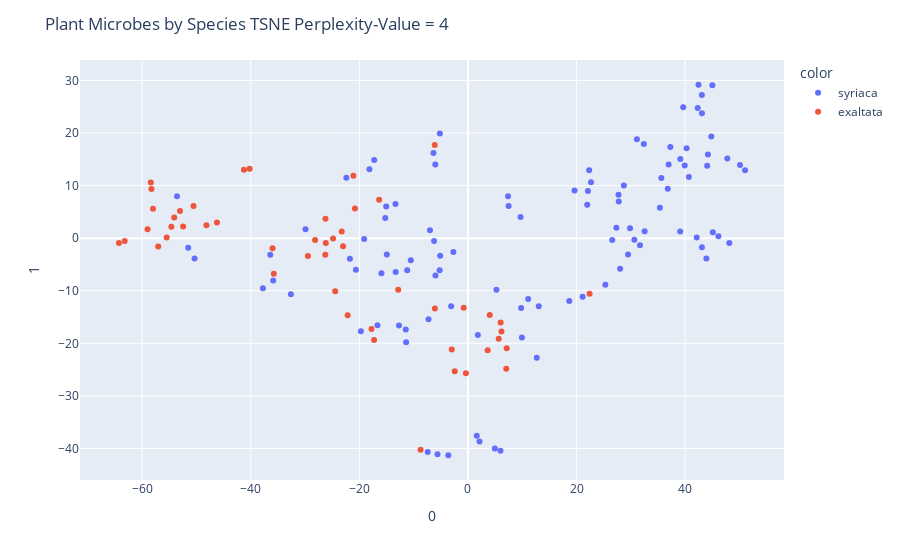

The code cell stored with this chart in its notebook:
### Markdown cell above
### TSNE Using Top 100 Genera for Syriaca & Exaltata

### Code cell
X = pivoted_df[top_100.index]

perplexity_value = 4 # Change this to your desired perplexity

tsne = TSNE(n_components=2, perplexity=perplexity_value, random_state=42)
tsne_transformed = tsne.fit_transform(X)


fig = px.scatter(tsne_transformed, x=0, y=1, color=pivoted_df['species'])
fig.update_layout(title = 'Plant Microbes by Species TSNE Perplexity-Value = ' + str(perplexity_value))
fig.show()
